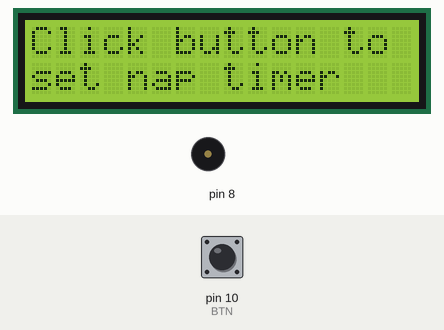
This sketch was run on a simulated Arduino Uno, built with avr-gcc and run on an emulated ATmega328P. On the bench: 16×2 character LCD, buzzer (waves = sounding). The inputs (shaded band) are chosen by the test bench; at power-on: pin 10 (BTN) LOW.

Above: at 1.2 s.
1.3 s: pin 10 (BTN) pulled HIGH for 0.15 s
At 2.1 s:
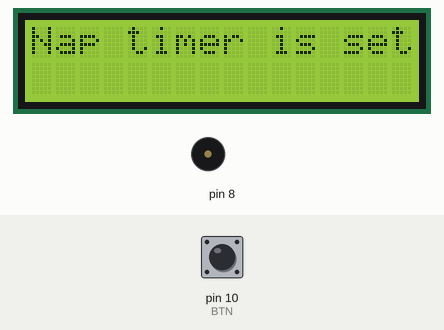
At 4.1 s:
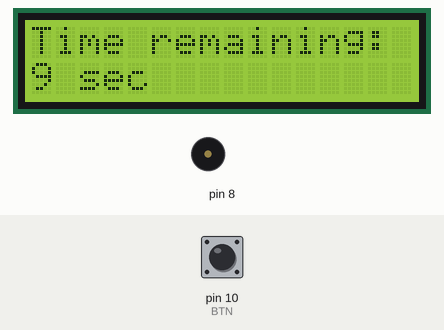
4.4 s: pin 10 (BTN) pulled HIGH for 1 s
At 7.1 s:
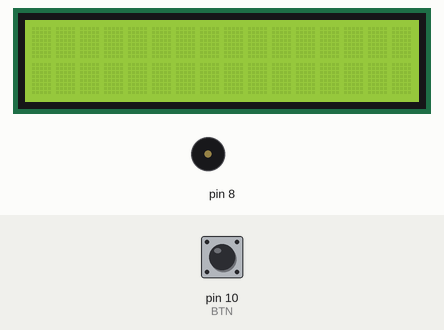
Timing chart, 0 to 18.1 s (numbered marks = the images above; inputs shaded):
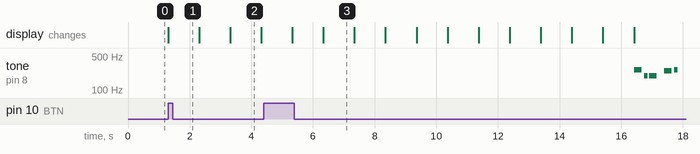

Measured:
- after the input at 1.3 s, the display: changes at once (image 1)
- after the input at 4.4 s, the display: first differs from a run without the input after 0.93 s (image 3 shows a later state)
- by itself, tone on pin 8: plays 262 Hz for 0.25 s, 196 Hz for 0.13 s, 196 Hz for 0.25 s, 247 Hz for 0.25 s, 262 Hz for 0.13 s
- what the display in image 3 shows lasts 1.0 s, from 6.3 s to 7.3 s

The sketch:

Timer.ino
```cpp
#include <LiquidCrystal.h>
#include "pitches.h"
#define BTN 10

// notes in the melody:
int melody[] = {
  NOTE_C4, NOTE_G3, NOTE_G3, 0, NOTE_B3, NOTE_C4
};

// note durations: 4 = quarter note, 8 = eighth note, etc.:
int noteDurations[] = {
  4, 8, 4, 8, 4, 8
};

const int rs = 12, en = 11, d4 = 5, d5 = 4, d6 = 3, d7 = 2;
LiquidCrystal lcd(rs, en, d4, d5, d6, d7);


int buttonState = 0;
int countTime = 0;
bool clicked = false;

void setup()
{

  lcd.begin(16, 2);

  pinMode(BTN, INPUT);
  lcd.clear();
  lcd.print("Click button to");
  lcd.setCursor(0,1);
  lcd.print("set nap timer");
}

void loop() {
  lcd.setCursor(0, 0);
  static unsigned int counter = 10;
  static unsigned int prevCounter = 0;

  buttonState = digitalRead(BTN);

    if (buttonState == HIGH) {
      clicked = true;

      countTime = counter + ((millis() / 1000) + 1);
      lcd.clear();
      lcd.print("Nap timer is set");
      delay(1000);
      lcd.print(counter);
      lcd.clear();
    }

  if (clicked == true) {
    delay(1000);
    lcd.clear();
    CountDown();
 }
}

void CountDown(){
  lcd.clear();
  lcd.print("Time remaining:");
  lcd.setCursor(0, 1);

  int secRemaining = countTime - (millis() / 1000);

  if (secRemaining > 0){
    lcd.print(secRemaining);
    lcd.print(" sec");
  } else {
    lcd.clear();
    lcd.print("Time to wake up!!!");
    alarm();
  }

}

void alarm() {
  // iterate over the notes of the melody:
  for (int thisNote = 0; thisNote < 8; thisNote++) {

    // to calculate the note duration, take one second divided by the note type.
    //e.g. quarter note = 1000 / 4, eighth note = 1000/8, etc.
    int noteDuration = 1000 / noteDurations[thisNote];
    tone(8, melody[thisNote], noteDuration);

    // to distinguish the notes, set a minimum time between them.
    // the note's duration + 30% seems to work well:
    int pauseBetweenNotes = noteDuration * 1.30;
    delay(pauseBetweenNotes);
    // stop the tone playing:
    noTone(8);
  }
}
```
